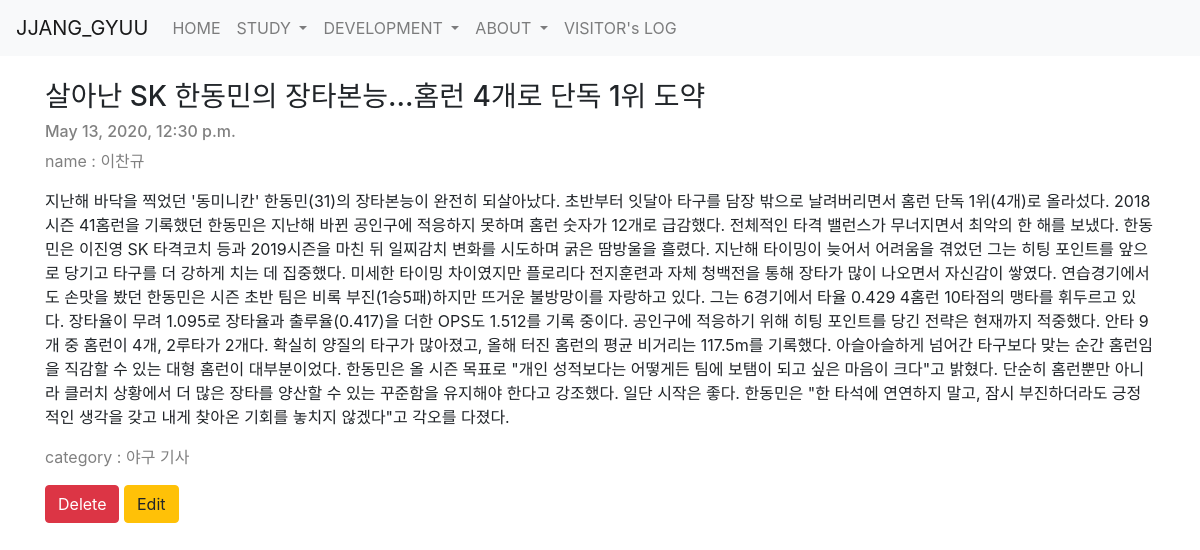
The app's page /blog/13 with its own data.
### myapp/models.py (models this page shows, shortened)
class Blog(models.Model):
    objects = models.Manager() # solution for "class has no objects member error"
    writer = models.CharField(null=True, max_length = 50)
    title = models.CharField(max_length = 200)
    pub_date = models.DateTimeField('date published')
    body = models.TextField()
    category = models.CharField(null=True, max_length = 50, help_text='friend, family')

### myapp/views.py (the view)
# urls.py: path('blog/<int:blog_id>', myapp.views.detail, name="detail"),
def detail(request, blog_id):
    details = get_object_or_404(Blog, pk = blog_id)
    return render(request, 'detail.html', {'details' : details})

### myapp/templates/detail.html (shortened to what this page needs)
{% extends 'base.html' %}
    {% block contents %}
    <br>
    <div class="container">
        <h3> {{details.title}} </h3>
        <h6 style="color:grey"> {{ details.pub_date }} </h6>
        <p class="card-text", style="color:grey"> name : {{ details.writer }} </p>
        <p> {{details.body}} </p>
        <p class="card-text", style="color:grey"> category : {{ details.category }} </p>
    <a href = "{% url 'delete' details.id %}", class = "btn btn-danger"> Delete </a>
    <a href = "{% url 'edit' details.id %}", class = "btn btn-warning"> Edit </a>
    </div>
    <br>
    {% endblock %}

### records on screen
Blog: title "살아난 SK 한동민의 장타본능…홈런 4개로 단독 1위 도약", pub_date "May 13, 2020, 12:30 p.m.", writer "이찬규", body "지난해 바닥을 찍었던 '동미니칸' 한동민(31)의 장타본능이 완전히 되살아났다. 초반부터 잇달아 타구를 담장 밖으로 날려버리면서 홈런 단독 1위(4개)로 올라섰다. 2018시즌 41홈런을 기록했던 한동민은 지난해 바뀐 공인구에 적응하지 못하며 홈런 숫자가 12개로 급감했다. 전체적인 타격 밸런스가 무너지면서 최악의 한 해를 보냈다. 한동민은 이진영 SK 타격코치 등과 2019시즌을 마친 뒤 일찌감치 변화를 시도하며 굵은 땀방울을 흘렸다. 지난해 타이밍이 늦어서 어려움을 겪었던 그는 히팅 포인트를 앞으로 당기고 타구를 더 강하게 치는 데 집중했다. 미세한 타이밍 차이였지만 플로리다 전지훈련과 자체 청백전을 통해 장타가 많이 나오면서 자신감이 쌓였다. 연습경기에서도 손맛을 봤던 한동민은 시즌 초반 팀은 비록 부진(1승5패)하지만 뜨거운 불방망이를 자랑하고 있다. 그는 6경기에서 타율 0.429 4홈런 10타점의 맹타를 휘두르고 있다. 장타율이 무려 1.095로 장타율과 출루율(0.417)을 더한 OPS도 1.512를 기록 중이다. 공인구에 적응하기 위해 히팅 포인트를 당긴 전략은 현재까지 적중했다. 안타 9개 중 홈런이 4개, 2루타가 2개다. 확실히 양질의 타구가 많아졌고, 올해 터진 홈런의 평균 비거리는 117.5m를 기록했다. 아슬아슬하게 넘어간 타구보다 맞는 순간 홈런임을 직감할 수 있는 대형 홈런이 대부분이었다. 한동민은 올…", category "야구 기사"
